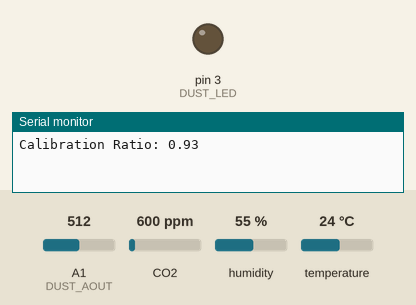
A sketch run on a simulated Arduino Leonardo, built with avr-gcc and run on an emulated ATmega32U4. Shown: output pins drawn as LEDs (lit = HIGH), the last lines printed to the serial monitor. The test bench sets the inputs (shaded band); at power-on: A1 (DUST_AOUT) = 512, CO2 600 ppm, humidity 55 %, temperature 24 °C.

Above: at 0.1 s.
At 15.1 s:
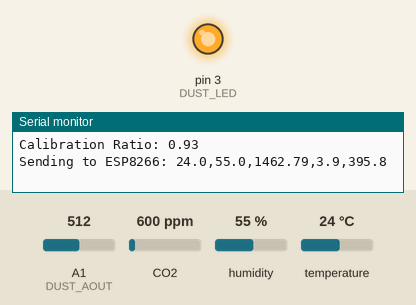
Timing chart, 0 to 16.6 s (numbered marks = the images above):
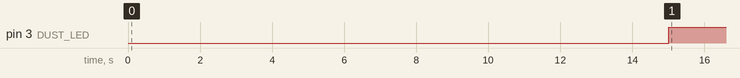

Measured:
- by itself, pin 3 (DUST_LED): LOW → HIGH at 15.0 s

The sketch:

Air_quality.ino
```cpp
#include <DHT.h>
#include <MQ135.h>

// Sensor Pins
#define MQ135_PIN A0      // Analog pin for MQ135 sensor
#define DUST_LED 3        // Digital pin for dust sensor LED
#define DUST_AOUT A1      // Analog pin for dust sensor output
#define DHTPIN 2          // Digital pin for DHT22 sensor
#define DHTTYPE DHT22     // Define DHT sensor type

// Calibration Constants
#define RZERO_CLEAN_AIR 82.15    // Calibrated R0 value in clean outdoor air
#define CO2_BASE 410.0           // Atmospheric CO2 baseline in ppm
#define DUST_CALIB_FACTOR 1.12   // Calibration factor for dust density

// NH3 coefficients for home environments (adjusted)
#define NH3_A -0.431             // Adjusted slope for NH3 calculation
#define NH3_B 0.0                // Adjusted intercept for NH3 calculation

// Initialize sensor objects
DHT dht(DHTPIN, DHTTYPE);    // DHT22 sensor
MQ135 mq135(MQ135_PIN);      // MQ135 gas sensor

void setup() {
  Serial.begin(9600);        // For debugging on Serial Monitor
  Serial1.begin(9600);       // Communication with ESP8266 on RX1/TX1
  dht.begin();               // Initialize DHT sensor
  pinMode(DUST_LED, OUTPUT); // Set dust sensor LED pin as output

  // Print initial calibration check
  Serial.print("Calibration Ratio: ");
  Serial.println(mq135.getCorrectedRZero(25, 50) / RZERO_CLEAN_AIR);
}

void loop() {
  delay(15000); // Wait 2 seconds between readings (adjust to 15s for ThingSpeak later if needed)

  // Read temperature and humidity from DHT22
  float temp = dht.readTemperature();
  float hum = dht.readHumidity();

  // Check if DHT readings are valid
  if (isnan(hum) || isnan(temp)) {
    Serial.println("Invalid DHT readings");
    return; // Skip this loop if readings are invalid
  }

  // Get current resistance (Rs) from MQ135 sensor
  float rs = mq135.getResistance();

  // Get corrected R0 based on current temperature and humidity
  float r0_corrected = mq135.getCorrectedRZero(temp, hum);

  // Calculate the Rs/R0 ratio
  float ratio = rs / r0_corrected;

  // Calculate CO₂ concentration in ppm
  float co2_ppm = CO2_BASE * pow(ratio, -2.15);

  // Calculate NH₃ concentration in ppm with a floor limit
  float nh3_ppm = constrain(pow(10, (log10(ratio) - NH3_B) / NH3_A), 0, 20);

  // Measure dust density using the dust sensor
  digitalWrite(DUST_LED, LOW);     // Turn on dust sensor LED
  delayMicroseconds(280);          // Wait for stable reading
  int voRaw = analogRead(DUST_AOUT); // Read analog output
  delayMicroseconds(40);           // Wait before turning off LED
  digitalWrite(DUST_LED, HIGH);    // Turn off dust sensor LED
  delayMicroseconds(9680);         // Complete the 10ms cycle

  // Convert raw reading to voltage and calculate dust density
  float voVoltage = voRaw * (5.0 / 1024.0);
  float dustDensity = constrain((voVoltage - 0.59) * 185.0, 0, 500) * DUST_CALIB_FACTOR;

  // Prepare the data string
  String data = String(temp, 1) + "," + String(hum, 1) + "," + String(co2_ppm) + "," + String(nh3_ppm, 1) + "," + String(dustDensity, 1);

  // Send data to ESP8266 via Serial1
  Serial1.println(data);

  // Debug: Print the data being sent to Serial Monitor
  Serial.print("Sending to ESP8266: ");
  Serial.println(data);
}
```
